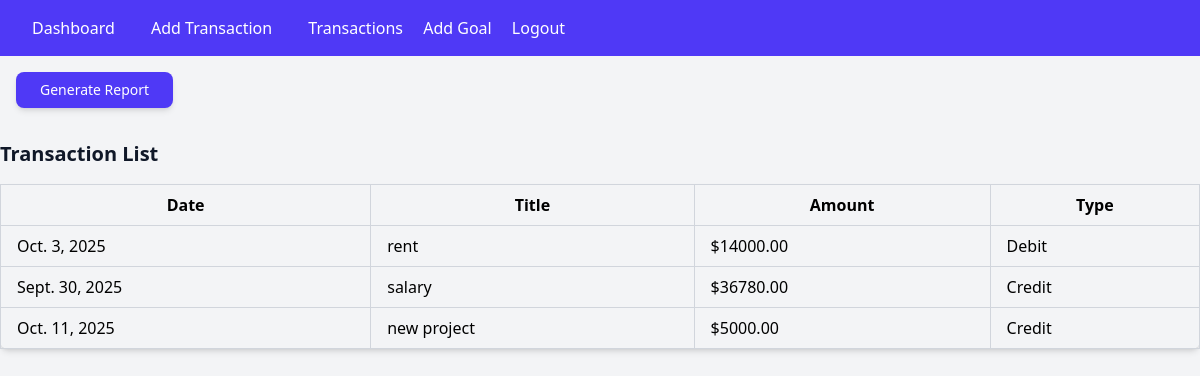
The page /transactions/ (signed in) on the database as committed earlier.
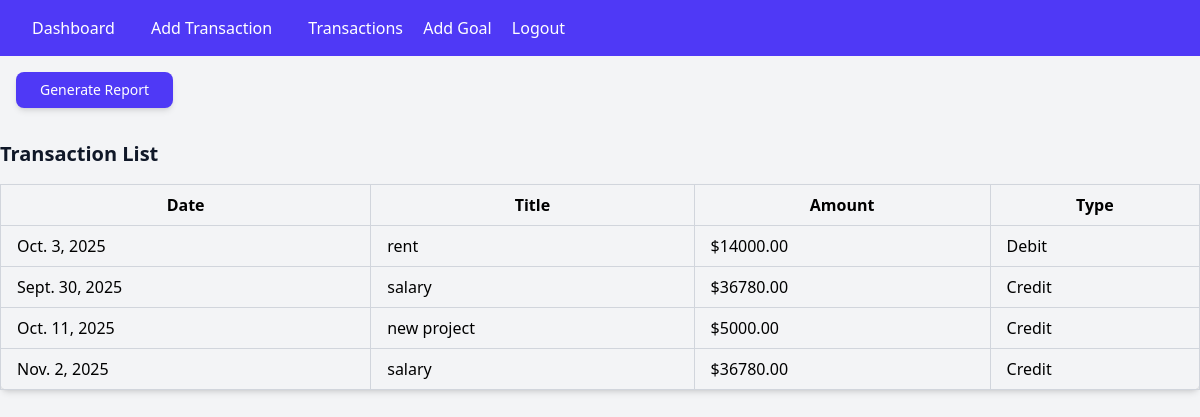
The same page on the database as committed later.
### finance/models.py (models this page shows, shortened)
class Transaction(models.Model):
    TRANSACTION_TYPES = [
        ('Income', 'Income'),
        ('Expense', 'Expense'),
    ]
    user = models.ForeignKey(User, on_delete=models.CASCADE)
    title=models.CharField(max_length=255)
    amount = models.DecimalField(max_digits=10, decimal_places=2)
    transaction_type = models.CharField(max_length=10, choices=TRANSACTION_TYPES)
    date = models.DateField()
    category = models.CharField(max_length=255)

### finance/views.py (the view)
# urls.py: path('transactions/', TransactionListView.as_view(), name="transaction_list"),
class TransactionListView(LoginRequiredMixin, View):
    def get(self, request, *args, **kwargs):
        transactions = Transaction.objects.filter(user=request.user)
        return render(request, 'finance/transaction_list.html', {'transactions': transactions})

### finance/templates/finance/transaction_list.html (shortened to what this page needs)
{% extends "finance/base.html" %}
{% block content %}
<a href="{% url 'export_transactions' %}" class="ml-4 my-4 inline-block px-6 py-2
text-sm font-medium text-white bg-indigo-600 rounded-lg shadow-md hover:bg-indigo-700 focus:ring-2
focus:ring-indigo-500 transition duration-200">Generate Report</a>
<h1 class="text-xl font-bold text-gray-900 my-4">Transaction List</h1>
<table class="min-w-full border-collapse border-gray-200 rounded-lg shadow-md">
    <thead>
        <tr class="bg-gray-100">
            <th class="py-2 px-4 border border-gray-300">Date</th>
            <th class="py-2 px-4 border border-gray-300">Title</th>
            <th class="py-2 px-4 border border-gray-300">Amount</th>
            <th class="py-2 px-4 border border-gray-300">Type</th>
        </tr>
    </thead>
    <tbody>
        {% for transaction in transactions %}
        <tr class="hover:bg-gray-50">
            <td class="py-2 px-4 border border-gray-300">{{ transaction.date }}</td>
            <td class="py-2 px-4 border border-gray-300">{{ transaction.title }}</td>
            <td class="py-2 px-4 border border-gray-300">${{ transaction.amount|floatformat:2 }}</td>
            <td class="py-2 px-4 border border-gray-300">
                {% if transaction.transaction_type == 'Income' %}
                    Credit
                {% else %}
                    Debit
                {% endif %}
            </td>
        </tr>
        {% endfor %}
    </tbody>
</table>
{% endblock content %}

### finance/templates/finance/base.html (shortened to what this page needs)
<!DOCTYPE html>
<html lang="en">
<head>
    <script src="https://cdn.jsdelivr.net/npm/@tailwindcss/browser@4"></script>
</head>
<body class="bg-gray-100">
    <nav class="bg-indigo-600 p-4 text-white">
        {% if user.is_authenticated %}
        <a href="{% url 'dashboard' %}" class="mx-4">Dashboard</a>
        <a href="{% url 'transaction_add' %}" class="mx-4">Add Transaction</a>
        <a href="{% url 'transaction_list' %}" class="mx-4">Transactions</a>
        <a href="{% url 'goal_add' %}">Add Goal</a>
        <form id="logout-form" method="POST" action="{% url 'logout' %}" style="display: inline;">
            <a href="#" onclick="document.getElementById
            ('logout-form').submit();" class="mx-4">Logout</a>
        </form>
            {% else %}
                 <a href="{% url 'login' %}" class="ml-4">Login</a>
                 <a href="{% url 'register' %}" class="ml-4">Register</a>
        {% endif %}
    </nav>
   {% block content %}{% endblock content %}
</body>
</html>

Rows that differ between the two databases and show on the page:
added Transaction: transaction_type "Credit"
